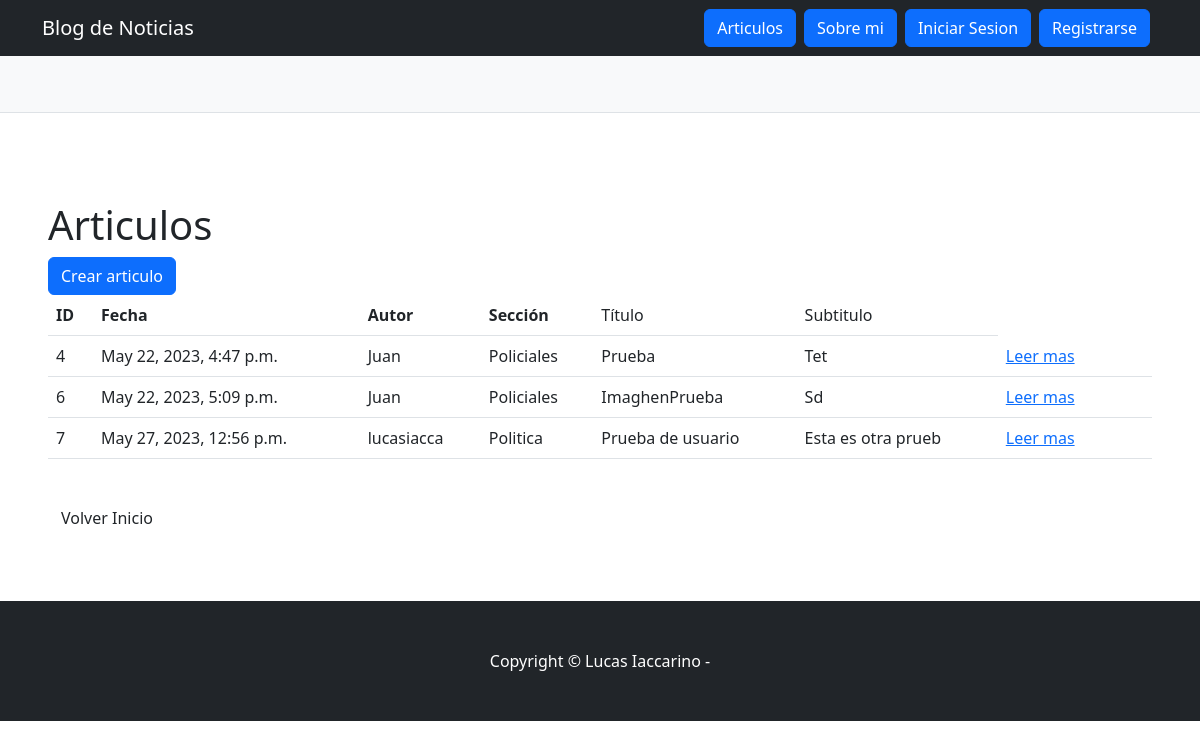
Before: /pages/list/ with the older database file.
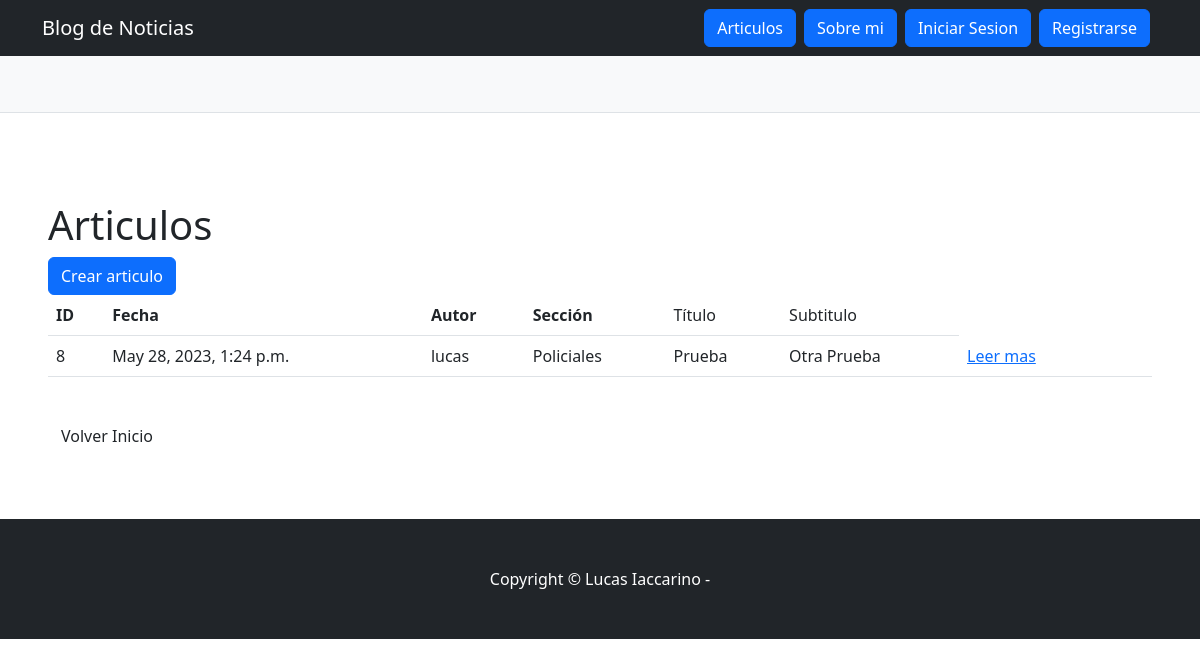
After: the same page with the newer database file.
### blog_app/models.py (models this page shows, shortened)
class Articulo(models.Model):
    titulo = models.CharField(max_length=100)
    subtitulo = models.CharField(max_length=200)
    cuerpo = models.TextField()
    fecha=models.DateTimeField(default=timezone.now)
    SECCION_CHOICES = (("Policiales", "Policiales"),("Deportes", "Deportes"),("Politica", "Politica"),("Interes General", "Interes General"),)
    seccion = models.CharField(max_length=1028, choices=SECCION_CHOICES)
    autor = models.ForeignKey(User, on_delete=models.CASCADE)
    imagen_articulo = models.ImageField(upload_to='imagenes/', null=True, blank=True)

### blog_app/views.py (the view)
# urls.py: path("list/", ArticuloListView.as_view(), name="lista_articulos"),
class ArticuloListView(ListView):
    model = Articulo
    template_name = "blog_app/lista_articulos.html"

### blog_app/templates/blog_app/lista_articulos.html (shortened to what this page needs)
{% extends "blog_app/base.html" %}
{% block contenido %}
{% load static %}
<section>
  <div>
    <h1>Articulos</h1>
    <a class="btn btn-primary" href="{% url 'crear_articulo' %}">Crear articulo</a>
    <br>
    <table class="table">
      <tbody>
        <tr>
          <th>ID</th>
          <th>Fecha</th>
          <th>Autor</th>
          <th>Sección</th>
          <td>Título</td>
          <td>Subtitulo</td>
        </tr>
        {% if object_list %}
          {% for articulo in object_list %}
          <tr>
            <td>{{ articulo.id }}</td>
            <td>{{ articulo.fecha }}</td>
            <td>{{ articulo.autor }}</td>
            <td>{{ articulo.seccion }}</td>
            <td>{{ articulo.titulo }}</td>
            <td>{{ articulo.subtitulo }}</td>
            <td>
              <a href="{% url 'ver_articulo' articulo.id %}">Leer mas</a>
            </td>
            <td>
            </td>
            <td>
            </td>
          </tr>
          {% endfor %}
        {% else %}
          <tr>
            <td colspan="6">No hay artículos.</td>
          </tr>
        {% endif %}
      </tbody>
    </table>
  </div>
  <br>
  <a class="btn btn-sucess" href="{% url 'inicio' %}">Volver Inicio</a>
</section>
{% endblock contenido %}

Changed rows visible on the page:
removed Articulo: id "4", fecha "May 22, 2023, 4:47 p.m.", autor "Juan", seccion "Policiales", titulo "Prueba", subtitulo "Tet"
removed Articulo: id "6", fecha "May 22, 2023, 5:09 p.m.", autor "Juan", seccion "Policiales", titulo "ImaghenPrueba", subtitulo "Sd"
removed Articulo: id "7", fecha "May 27, 2023, 12:56 p.m.", autor "lucasiacca", seccion "Politica", titulo "Prueba de usuario", subtitulo "Esta es otra prueb"
added Articulo: id "8", fecha "May 28, 2023, 1:24 p.m.", autor "lucas", seccion "Policiales", titulo "Prueba", subtitulo "Otra Prueba"
